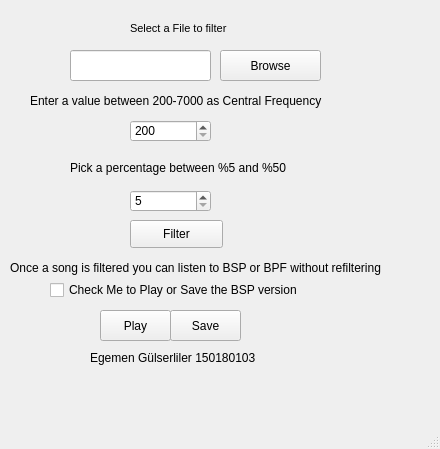
<?xml version="1.0" encoding="UTF-8"?>
<ui version="4.0">
 <class>MainWindow</class>
 <widget class="QMainWindow" name="MainWindow">
  <property name="geometry">
   <rect>
    <x>0</x>
    <y>0</y>
    <width>440</width>
    <height>449</height>
   </rect>
  </property>
  <property name="windowTitle">
   <string>MainWindow</string>
  </property>
  <widget class="QWidget" name="centralwidget">
   <widget class="QCheckBox" name="bsp_box">
    <property name="geometry">
     <rect>
      <x>50</x>
      <y>280</y>
      <width>261</width>
      <height>20</height>
     </rect>
    </property>
    <property name="text">
     <string>Check Me to Play or Save the BSP version</string>
    </property>
   </widget>
   <widget class="QLabel" name="label">
    <property name="geometry">
     <rect>
      <x>30</x>
      <y>80</y>
      <width>361</width>
      <height>41</height>
     </rect>
    </property>
    <property name="font">
     <font>
      <weight>50</weight>
      <bold>false</bold>
     </font>
    </property>
    <property name="text">
     <string>Enter a value between 200-7000 as Central Frequency</string>
    </property>
   </widget>
   <widget class="QLabel" name="label_2">
    <property name="geometry">
     <rect>
      <x>90</x>
      <y>350</y>
      <width>181</width>
      <height>16</height>
     </rect>
    </property>
    <property name="text">
     <string>Egemen Gülserliler 150180103</string>
    </property>
   </widget>
   <widget class="QSpinBox" name="percentage_box">
    <property name="geometry">
     <rect>
      <x>130</x>
      <y>190</y>
      <width>81</width>
      <height>22</height>
     </rect>
    </property>
    <property name="minimum">
     <number>5</number>
    </property>
    <property name="maximum">
     <number>50</number>
    </property>
   </widget>
   <widget class="QLabel" name="label_3">
    <property name="geometry">
     <rect>
      <x>70</x>
      <y>160</y>
      <width>261</width>
      <height>16</height>
     </rect>
    </property>
    <property name="text">
     <string>Pick a percentage between %5 and %50</string>
    </property>
   </widget>
   <widget class="QPushButton" name="browse">
    <property name="geometry">
     <rect>
      <x>220</x>
      <y>50</y>
      <width>101</width>
      <height>31</height>
     </rect>
    </property>
    <property name="text">
     <string>Browse</string>
    </property>
   </widget>
   <widget class="QLabel" name="label_4">
    <property name="geometry">
     <rect>
      <x>130</x>
      <y>20</y>
      <width>131</width>
      <height>16</height>
     </rect>
    </property>
    <property name="font">
     <font>
      <pointsize>8</pointsize>
      <weight>50</weight>
      <bold>false</bold>
     </font>
    </property>
    <property name="text">
     <string>Select a File to filter</string>
    </property>
   </widget>
   <widget class="QLineEdit" name="gui_filename">
    <property name="geometry">
     <rect>
      <x>70</x>
      <y>50</y>
      <width>141</width>
      <height>31</height>
     </rect>
    </property>
   </widget>
   <widget class="QSpinBox" name="freq_box">
    <property name="geometry">
     <rect>
      <x>130</x>
      <y>120</y>
      <width>81</width>
      <height>22</height>
     </rect>
    </property>
    <property name="minimum">
     <number>200</number>
    </property>
    <property name="maximum">
     <number>7000</number>
    </property>
   </widget>
   <widget class="QPushButton" name="save_button">
    <property name="geometry">
     <rect>
      <x>170</x>
      <y>310</y>
      <width>71</width>
      <height>31</height>
     </rect>
    </property>
    <property name="text">
     <string>Save</string>
    </property>
   </widget>
   <widget class="QPushButton" name="play_button">
    <property name="geometry">
     <rect>
      <x>100</x>
      <y>310</y>
      <width>71</width>
      <height>31</height>
     </rect>
    </property>
    <property name="text">
     <string>Play</string>
    </property>
   </widget>
   <widget class="QPushButton" name="filter_button">
    <property name="geometry">
     <rect>
      <x>130</x>
      <y>220</y>
      <width>93</width>
      <height>28</height>
     </rect>
    </property>
    <property name="text">
     <string>Filter</string>
    </property>
   </widget>
   <widget class="QLabel" name="label_5">
    <property name="geometry">
     <rect>
      <x>10</x>
      <y>260</y>
      <width>411</width>
      <height>16</height>
     </rect>
    </property>
    <property name="text">
     <string>Once a song is filtered you can listen to BSP or BPF without refiltering</string>
    </property>
   </widget>
  </widget>
  <widget class="QMenuBar" name="menubar">
   <property name="geometry">
    <rect>
     <x>0</x>
     <y>0</y>
     <width>440</width>
     <height>26</height>
    </rect>
   </property>
  </widget>
  <widget class="QStatusBar" name="statusbar"/>
 </widget>
 <resources/>
 <connections/>
</ui>
